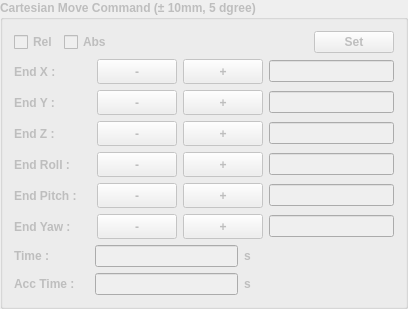
         <widget class="QGroupBox" name="gbCartMoveCommand">
          <property name="enabled">
           <bool>false</bool>
          </property>
          <property name="minimumSize">
           <size>
            <width>350</width>
            <height>0</height>
           </size>
          </property>
          <property name="maximumSize">
           <size>
            <width>16777215</width>
            <height>350</height>
           </size>
          </property>
          <property name="font">
           <font>
            <weight>75</weight>
            <bold>true</bold>
           </font>
          </property>
          <property name="title">
           <string notr="true">Cartesian Move Command (± 10mm, 5 dgree)</string>
          </property>
          <property name="checkable">
           <bool>false</bool>
          </property>
          <layout class="QGridLayout" name="gridLayout_7">
           <item row="6" column="0">
            <layout class="QHBoxLayout" name="horizontalLayout">
             <item>
              <widget class="QLabel" name="label_47">
               <property name="minimumSize">
                <size>
                 <width>77</width>
                 <height>0</height>
                </size>
               </property>
               <property name="text">
                <string>End Yaw : </string>
               </property>
              </widget>
             </item>
             <item>
              <widget class="QPushButton" name="btnC6N">
               <property name="minimumSize">
                <size>
                 <width>25</width>
                 <height>25</height>
                </size>
               </property>
               <property name="maximumSize">
                <size>
                 <width>16777215</width>
                 <height>16777215</height>
                </size>
               </property>
               <property name="text">
                <string>-</string>
               </property>
              </widget>
             </item>
             <item>
              <widget class="QPushButton" name="btnC6P">
               <property name="minimumSize">
                <size>
                 <width>25</width>
                 <height>25</height>
                </size>
               </property>
               <property name="maximumSize">
                <size>
                 <width>16777215</width>
                 <height>16777215</height>
                </size>
               </property>
               <property name="text">
                <string>+</string>
               </property>
              </widget>
             </item>
             <item>
              <widget class="QLineEdit" name="txtCCmd6">
               <property name="alignment">
                <set>Qt::AlignRight|Qt::AlignTrailing|Qt::AlignVCenter</set>
               </property>
              </widget>
             </item>
            </layout>
           </item>
           <item row="4" column="0">
            <layout class="QHBoxLayout" name="horizontalLayout_4">
             <item>
              <widget class="QLabel" name="label_46">
               <property name="minimumSize">
                <size>
                 <width>77</width>
                 <height>0</height>
                </size>
               </property>
               <property name="text">
                <string>End Roll : </string>
               </property>
              </widget>
             </item>
             <item>
              <widget class="QPushButton" name="btnC4N">
               <property name="minimumSize">
                <size>
                 <width>25</width>
                 <height>25</height>
                </size>
               </property>
               <property name="maximumSize">
                <size>
                 <width>16777215</width>
                 <height>16777215</height>
                </size>
               </property>
               <property name="text">
                <string>-</string>
               </property>
              </widget>
             </item>
             <item>
              <widget class="QPushButton" name="btnC4P">
               <property name="minimumSize">
                <size>
                 <width>25</width>
                 <height>25</height>
                </size>
               </property>
               <property name="maximumSize">
                <size>
                 <width>16777215</width>
                 <height>16777215</height>
                </size>
               </property>
               <property name="text">
                <string>+</string>
               </property>
              </widget>
             </item>
             <item>
              <widget class="QLineEdit" name="txtCCmd4">
               <property name="alignment">
                <set>Qt::AlignRight|Qt::AlignTrailing|Qt::AlignVCenter</set>
               </property>
              </widget>
             </item>
            </layout>
           </item>
           <item row="3" column="0">
            <layout class="QHBoxLayout" name="horizontalLayout_5">
             <item>
              <widget class="QLabel" name="label_43">
               <property name="minimumSize">
                <size>
                 <width>77</width>
                 <height>0</height>
                </size>
               </property>
               <property name="text">
                <string>End Z : </string>
               </property>
              </widget>
             </item>
             <item>
              <widget class="QPushButton" name="btnC3N">
               <property name="minimumSize">
                <size>
                 <width>25</width>
                 <height>25</height>
                </size>
               </property>
               <property name="maximumSize">
                <size>
                 <width>16777215</width>
                 <height>16777215</height>
                </size>
               </property>
               <property name="text">
                <string>-</string>
               </property>
              </widget>
             </item>
             <item>
              <widget class="QPushButton" name="btnC3P">
               <property name="minimumSize">
                <size>
                 <width>25</width>
                 <height>25</height>
                </size>
               </property>
               <property name="maximumSize">
                <size>
                 <width>16777215</width>
                 <height>16777215</height>
                </size>
               </property>
               <property name="text">
                <string>+</string>
               </property>
              </widget>
             </item>
             <item>
              <widget class="QLineEdit" name="txtCCmd3">
               <property name="alignment">
                <set>Qt::AlignRight|Qt::AlignTrailing|Qt::AlignVCenter</set>
               </property>
              </widget>
             </item>
            </layout>
           </item>
           <item row="0" column="0">
            <layout class="QHBoxLayout" name="horizontalLayout_12">
             <item>
              <widget class="QCheckBox" name="cbCartRel">
               <property name="minimumSize">
                <size>
                 <width>0</width>
                 <height>0</height>
                </size>
               </property>
               <property name="text">
                <string>Rel</string>
               </property>
              </widget>
             </item>
             <item>
              <widget class="QCheckBox" name="cbCartAbs">
               <property name="minimumSize">
                <size>
                 <width>0</width>
                 <height>0</height>
                </size>
               </property>
               <property name="text">
                <string>Abs</string>
               </property>
              </widget>
             </item>
             <item>
              <spacer name="horizontalSpacer_2">
               <property name="orientation">
                <enum>Qt::Horizontal</enum>
               </property>
               <property name="sizeHint" stdset="0">
                <size>
                 <width>68</width>
                 <height>22</height>
                </size>
               </property>
              </spacer>
             </item>
             <item>
              <widget class="QPushButton" name="btnCSet">
               <property name="minimumSize">
                <size>
                 <width>0</width>
                 <height>0</height>
                </size>
               </property>
               <property name="maximumSize">
                <size>
                 <width>16777215</width>
                 <height>16777215</height>
                </size>
               </property>
               <property name="text">
                <string>Set</string>
               </property>
              </widget>
             </item>
            </layout>
           </item>
           <item row="8" column="0">
            <layout class="QHBoxLayout" name="horizontalLayout_13">
             <item>
              <widget class="QLabel" name="label_7">
               <property name="minimumSize">
                <size>
                 <width>75</width>
                 <height>0</height>
                </size>
               </property>
               <property name="text">
                <string>Acc Time : </string>
               </property>
              </widget>
             </item>
             <item>
              <widget class="QLineEdit" name="txtCartesianMoveAccTime"/>
             </item>
             <item>
              <widget class="QLabel" name="label_8">
               <property name="text">
                <string>s</string>
               </property>
              </widget>
             </item>
             <item>
              <spacer name="horizontalSpacer_4">
               <property name="orientation">
                <enum>Qt::Horizontal</enum>
               </property>
               <property name="sizeHint" stdset="0">
                <size>
                 <width>40</width>
                 <height>20</height>
                </size>
               </property>
              </spacer>
             </item>
            </layout>
           </item>
           <item row="5" column="0">
            <layout class="QHBoxLayout" name="horizontalLayout_3">
             <item>
              <widget class="QLabel" name="label_42">
               <property name="minimumSize">
                <size>
                 <width>77</width>
                 <height>0</height>
                </size>
               </property>
               <property name="text">
                <string>End Pitch : </string>
               </property>
              </widget>
             </item>
             <item>
              <widget class="QPushButton" name="btnC5N">
               <property name="minimumSize">
                <size>
                 <width>25</width>
                 <height>25</height>
                </size>
               </property>
               <property name="maximumSize">
                <size>
                 <width>16777215</width>
                 <height>16777215</height>
                </size>
               </property>
               <property name="text">
                <string>-</string>
               </property>
              </widget>
             </item>
             <item>
              <widget class="QPushButton" name="btnC5P">
               <property name="minimumSize">
                <size>
                 <width>25</width>
                 <height>25</height>
                </size>
               </property>
               <property name="maximumSize">
                <size>
                 <width>16777215</width>
                 <height>16777215</height>
                </size>
               </property>
               <property name="text">
                <string>+</string>
               </property>
              </widget>
             </item>
             <item>
              <widget class="QLineEdit" name="txtCCmd5">
               <property name="alignment">
                <set>Qt::AlignRight|Qt::AlignTrailing|Qt::AlignVCenter</set>
               </property>
              </widget>
             </item>
            </layout>
           </item>
           <item row="1" column="0">
            <layout class="QHBoxLayout" name="horizontalLayout_7">
             <item>
              <widget class="QLabel" name="label_44">
               <property name="minimumSize">
                <size>
                 <width>77</width>
                 <height>0</height>
                </size>
               </property>
               <property name="text">
                <string>End X : </string>
               </property>
              </widget>
             </item>
             <item>
              <widget class="QPushButton" name="btnC1N">
               <property name="minimumSize">
                <size>
                 <width>25</width>
                 <height>25</height>
                </size>
               </property>
               <property name="maximumSize">
                <size>
                 <width>16777215</width>
                 <height>16777215</height>
                </size>
               </property>
               <property name="text">
                <string>-</string>
               </property>
              </widget>
             </item>
             <item>
              <widget class="QPushButton" name="btnC1P">
               <property name="minimumSize">
                <size>
                 <width>25</width>
                 <height>25</height>
                </size>
               </property>
               <property name="maximumSize">
                <size>
                 <width>16777215</width>
                 <height>16777215</height>
                </size>
               </property>
               <property name="text">
                <string>+</string>
               </property>
              </widget>
             </item>
             <item>
              <widget class="QLineEdit" name="txtCCmd1">
               <property name="minimumSize">
                <size>
                 <width>82</width>
                 <height>0</height>
                </size>
               </property>
               <property name="alignment">
                <set>Qt::AlignRight|Qt::AlignTrailing|Qt::AlignVCenter</set>
               </property>
              </widget>
             </item>
            </layout>
           </item>
           <item row="2" column="0">
            <layout class="QHBoxLayout" name="horizontalLayout_6">
             <item>
              <widget class="QLabel" name="label_45">
               <property name="minimumSize">
                <size>
                 <width>77</width>
                 <height>0</height>
                </size>
               </property>
               <property name="text">
                <string>End Y : </string>
               </property>
              </widget>
             </item>
             <item>
              <widget class="QPushButton" name="btnC2N">
               <property name="minimumSize">
                <size>
                 <width>25</width>
                 <height>25</height>
                </size>
               </property>
               <property name="maximumSize">
                <size>
                 <width>16777215</width>
                 <height>16777215</height>
                </size>
               </property>
               <property name="text">
                <string>-</string>
               </property>
              </widget>
             </item>
             <item>
              <widget class="QPushButton" name="btnC2P">
               <property name="minimumSize">
                <size>
                 <width>25</width>
                 <height>25</height>
                </size>
               </property>
               <property name="maximumSize">
                <size>
                 <width>16777215</width>
                 <height>16777215</height>
                </size>
               </property>
               <property name="text">
                <string>+</string>
               </property>
              </widget>
             </item>
             <item>
              <widget class="QLineEdit" name="txtCCmd2">
               <property name="alignment">
                <set>Qt::AlignRight|Qt::AlignTrailing|Qt::AlignVCenter</set>
               </property>
              </widget>
             </item>
            </layout>
           </item>
           <item row="7" column="0">
            <layout class="QHBoxLayout" name="horizontalLayout_8">
             <item>
              <widget class="QLabel" name="label_6">
               <property name="minimumSize">
                <size>
                 <width>75</width>
                 <height>0</height>
                </size>
               </property>
               <property name="text">
                <string>Time : </string>
               </property>
              </widget>
             </item>
             <item>
              <widget class="QLineEdit" name="txtCartesianMoveTime"/>
             </item>
             <item>
              <widget class="QLabel" name="label_9">
               <property name="text">
                <string>s</string>
               </property>
              </widget>
             </item>
             <item>
              <spacer name="horizontalSpacer_3">
               <property name="orientation">
                <enum>Qt::Horizontal</enum>
               </property>
               <property name="sizeHint" stdset="0">
                <size>
                 <width>40</width>
                 <height>20</height>
                </size>
               </property>
              </spacer>
             </item>
            </layout>
           </item>
          </layout>
         </widget>
